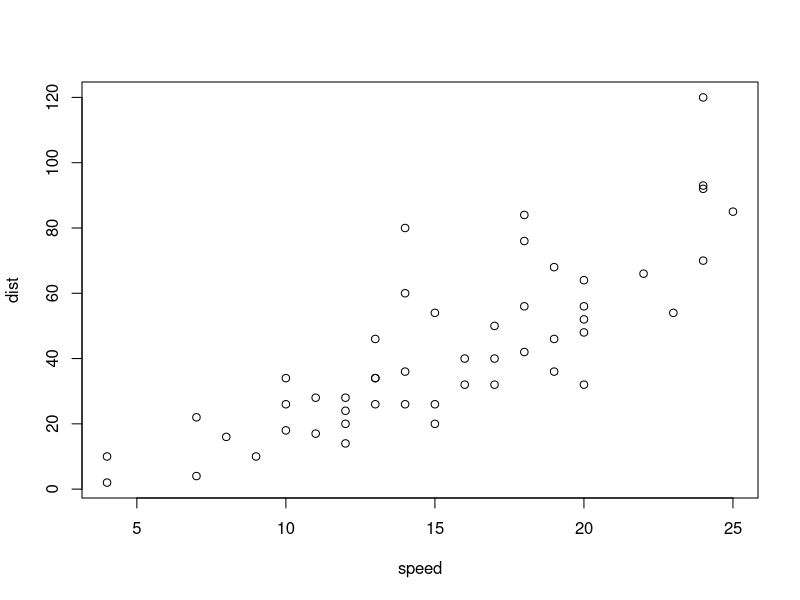
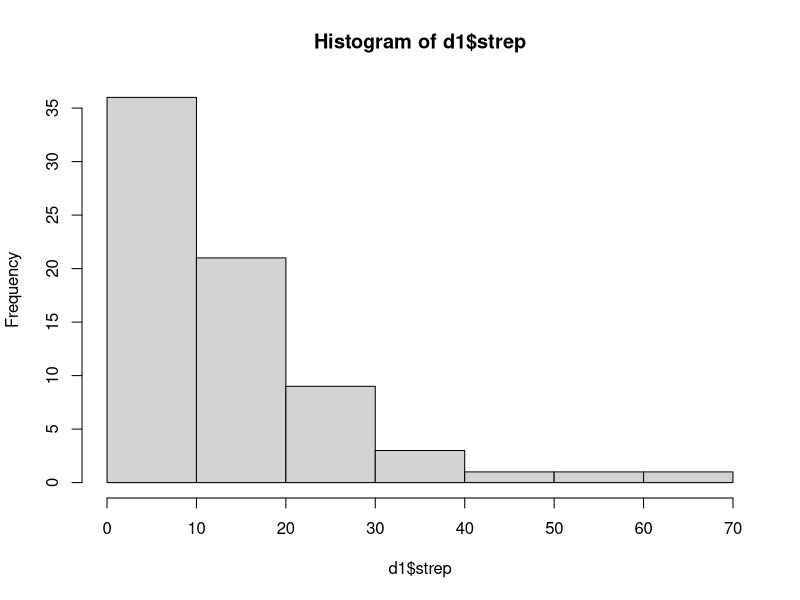
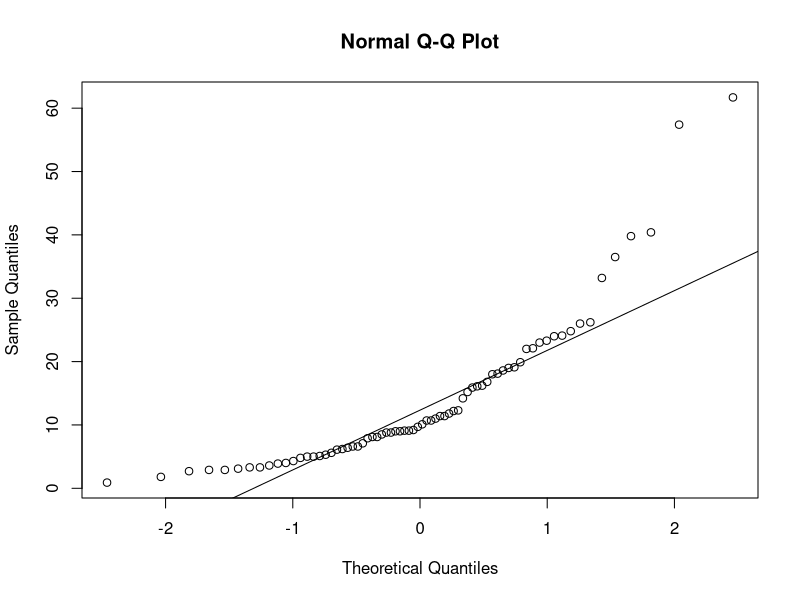
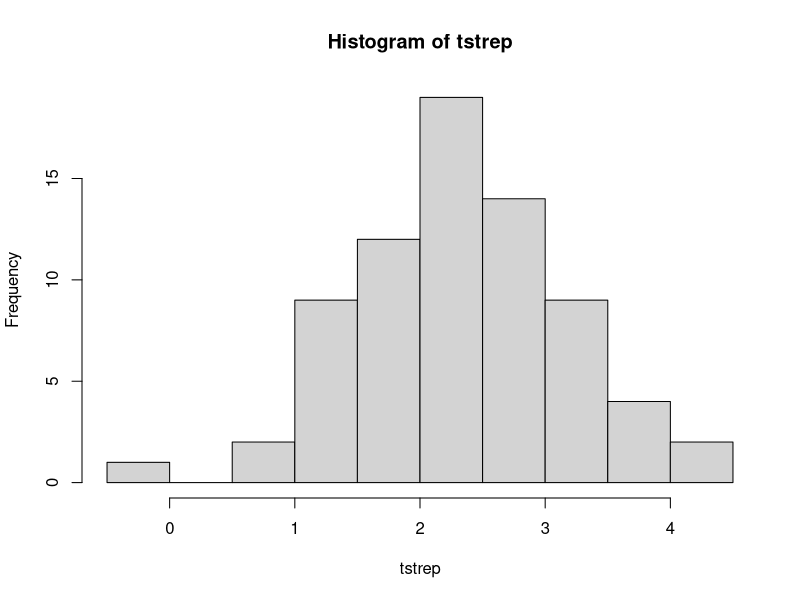
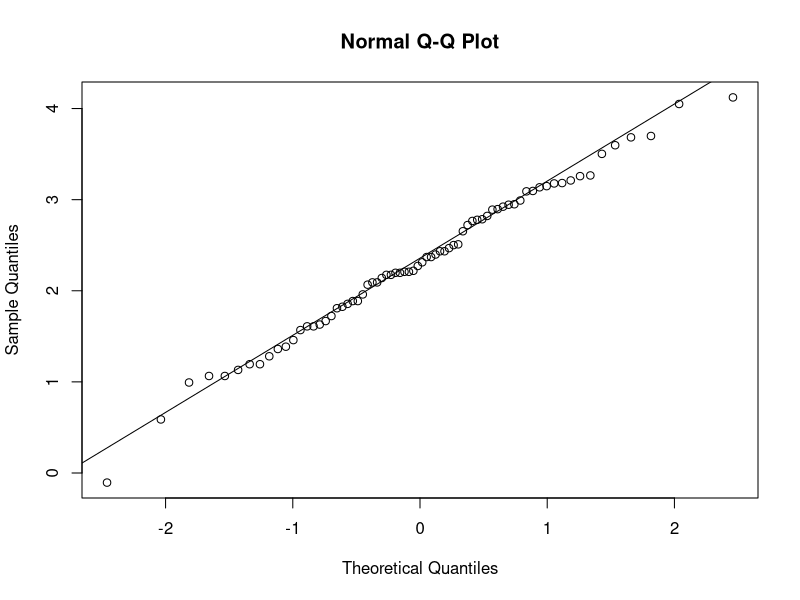
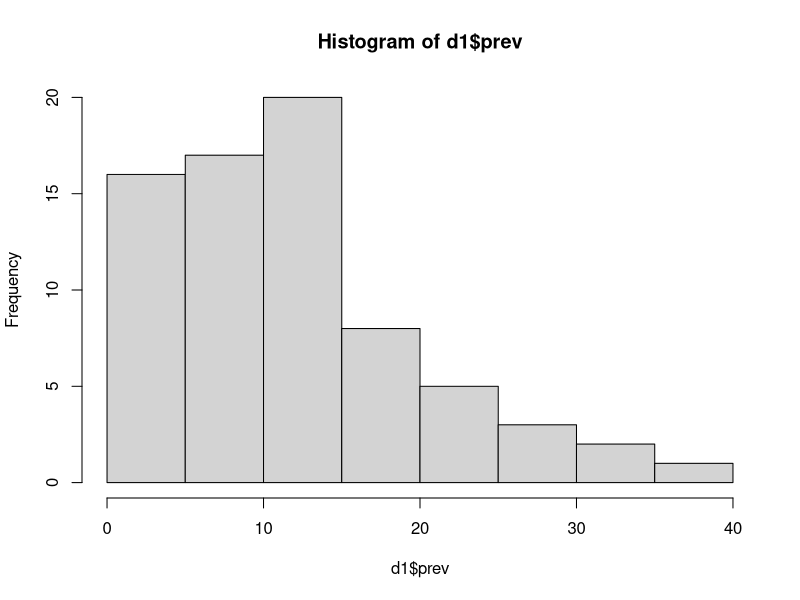
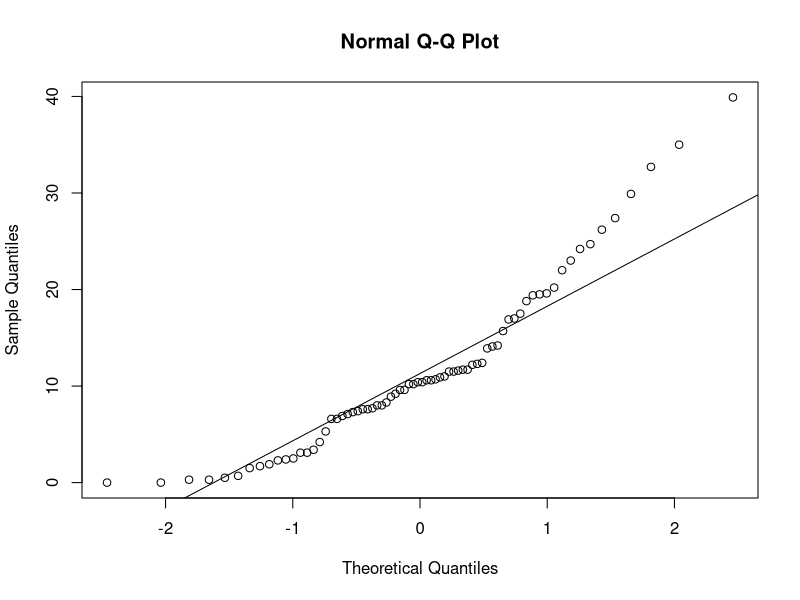
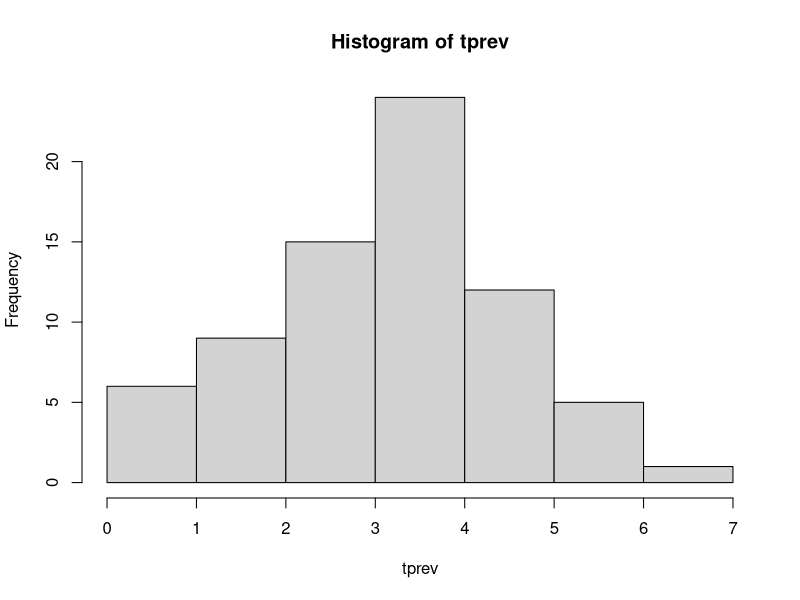

These figures' R source, in order:
## ---- chunk 1
plot(cars)
## ---- chunk 2
d1=read.table("RTestData-1.txt", header = TRUE)
d1
## ---- chunk 3
hist(d1$strep)
qqnorm(d1$strep)
qqline(d1$strep)
## ---- chunk 4
tstrep=log(d1$strep)
hist(tstrep)
qqnorm(tstrep)
qqline(tstrep)
## ---- chunk 5
hist(d1$prev)
qqnorm(d1$prev)
qqline(d1$prev)
## ---- chunk 6
tprev=sqrt(d1$prev)
hist(tprev)
qqnorm(tprev)
qqline(tprev)
## ---- chunk 7
hist(d1$lepto)
qqnorm(d1$lepto)
qqline(d1$lepto)
## ---- chunk 8
tlepto=sqrt(d1$lepto)
hist(tlepto)
qqnorm(tlepto)
qqline(tlepto)
## ---- chunk 9
hist(d1$fuso)
qqnorm(d1$fuso)
qqline(d1$fuso)
## ---- chunk 10
hist(d1$veil)
qqnorm(d1$veil)
qqline(d1$veil)
## ---- chunk 11
tveil=sqrt(d1$veil)
hist(tveil)
qqnorm(tveil)
qqline(tveil)
## ---- chunk 12
l=aov(tlepto ~ d1$time)
summary(l)
boxplot(d1$time,tlepto)
## ---- chunk 13
s=aov(tstrep ~ d1$time)
summary(s)
boxplot(d1$time,tstrep)
## ---- chunk 14
cor.test(tstrep,tprev)
cor.test(tstrep,d1$fuso)
cor.test(d1$fuso,tlepto)
## ---- chunk 15
lms=lm(tstrep ~ d1$deepest)
summary(lms)
plot(lms)
abline(lms)
## ---- chunk 16
lmf=lm(d1$fuso ~ d1$deepest)
summary(lmf)
plot(lmf)
abline(lmf)
## ---- chunk 17
library(ggplot2)
ggplot(d1, aes(x=prev)) + geom_histogram(binwidth = 6)
## ---- chunk 18
ggplot(d1, aes(deepest, strep, colour=time)) + geom_point()
## ---- chunk 19
ggplot(d1, aes(deepest, fuso)) + geom_point()
## ---- chunk 20
ggplot(d1, aes(deepest, fuso)) + geom_point() + geom_smooth(method=lm)
## ---- chunk 21
install.packages("vegan")
library(vegan)
## ---- chunk 22
d2=d1[2:6]
d2
## ---- chunk 23
shannon=diversity(d2)
shannon
## ---- chunk 24
rd2=round(d2)
#rd2
spAb=rowSums(rd2)
spAb
raremin=min(rowSums(rd2))
raremin
## ---- chunk 25
sRare=rarefy(rd2, raremin)
sRare
rarecurve(rd2)
## ---- chunk 26
bray=vegdist(d2, "bray")
bray
hist(bray, xlim=range(0.0,1.0))
## ---- chunk 27
d2.mds=metaMDS(comm = d2, distance = "bray", trace = FALSE, autotransform = FALSE)
plot(d2.mds$points)
## ---- chunk 28
MDS_xy=data.frame(d2.mds$points)
MDS_xy$status=d1$status
MDS_xy$time=d1$time
library(ggplot2)
ggplot(MDS_xy, aes(MDS1, MDS2, color=status)) + geom_point() + theme_bw()
ggplot(MDS_xy, aes(MDS1, MDS2, color=time)) + geom_point() + theme_bw()
